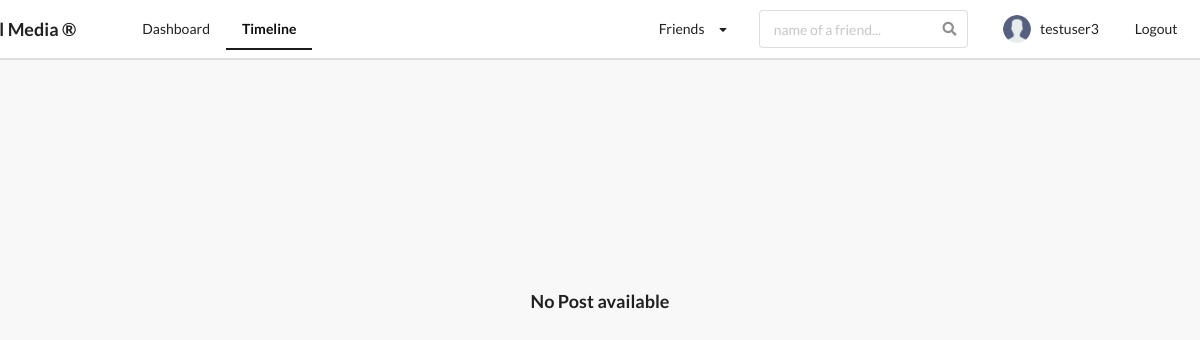
The page /profiles/timeline/ (signed in) on the database as committed earlier.
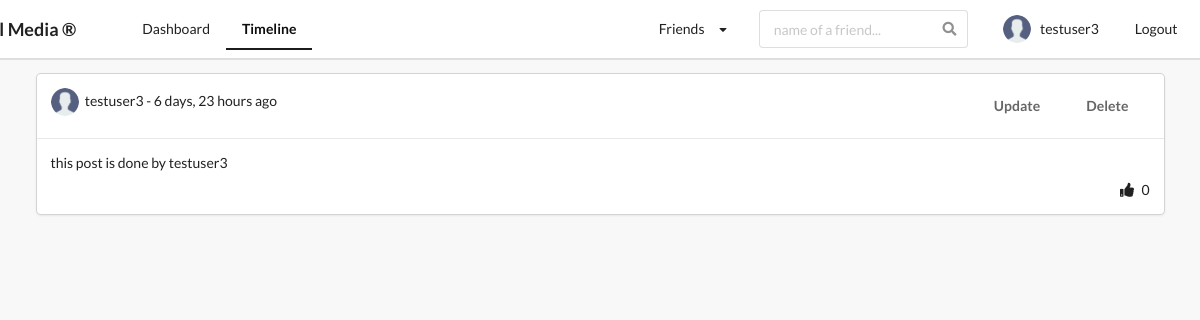
The same page on the database as committed later.
### posts/models.py (models this page shows, shortened)
class Post(models.Model):
    content = models.TextField()
    image = models.ImageField(upload_to='posts/', validators = [FileExtensionValidator(['png','jpg','jpeg'])], blank = True)
    liked = models.ManyToManyField(Profile, blank=True, related_name='likes')
    updated = models.DateTimeField(auto_now=True)
    created = models.DateTimeField(auto_now_add=True)
    author = models.ForeignKey(Profile, on_delete=models.CASCADE, related_name='posts')
    def no_of_likes(self):
        return self.liked.all().count()
    class Meta:
        ordering = ('-created',)    #newer post will be at the top and older post will be at bottom

### profiles/models.py (models this page shows, shortened)
class Profile(models.Model):
    first_name = models.CharField(max_length = 200, blank = True)
    last_name = models.CharField(max_length = 200, blank = True)
    user = models.OneToOneField(settings.AUTH_USER_MODEL,on_delete=models.CASCADE)
    bio = models.TextField(default = "no bio", max_length=300, blank = True)
    email = models.EmailField(max_length = 200,blank = True)
    country = models.CharField(choices = COUNTRY_CHOICES, max_length = 100,blank = True)
    avatar = models.ImageField(default = "avatar.png", upload_to = 'avatars/')
    friends = models.ManyToManyField(settings.AUTH_USER_MODEL, blank = True, related_name='friends')
    slug = models.SlugField(unique = True, blank = True)
    updated = models.DateTimeField(auto_now=True)
    created =  models.DateTimeField(auto_now_add=True)
    objects = ProfileManager()
    __initial_first_name = None
    __initial_last_name = None
    def __init__(self,*args, **kwargs):
        super().__init__(*args, **kwargs)
        self.__initial_first_name = self.first_name
        self.__initial_last_name = self.last_name
    def get_friends_no(self):
        return self.friends.all().count()

### profiles/views.py (the view)
# urls.py: path('timeline/', get_users_posts, name="users_posts"),
@login_required
def get_users_posts(request, *args, **kwargs):
    profile = Profile.objects.get(user=request.user)
    users_posts = Post.objects.filter(author = profile)
    is_empty = False
    if len(users_posts) == 0:
        is_empty = True
    context = {
        'posts':users_posts,
        'is_empty':is_empty,
    }
    return render(request, 'profiles/timeline.html', context)

### profiles/context_processors.py (called while the page is built)
def profile_dp(request):
    if request.user.is_authenticated:
        profile_obj = Profile.objects.get(user=request.user)
        pic = profile_obj.avatar
        return {'picture':pic}
    return {}

def invitation_received_no(request):
    if request.user.is_authenticated:
        profile_obj = Profile.objects.get(user=request.user)
        qs_count = Relationship.objects.invitations_received(profile_obj).count()
        return {'invites_no':qs_count}
    return {}

def friends_no(request):
    if request.user.is_authenticated:
        profile_obj = Profile.objects.get(user=request.user)
        count = profile_obj.get_friends_no()
        return {'friend_count':count}
    return {}

### profiles/models.py (called while the page is built)
    def invitations_received(self,receiver):
        qs = Relationship.objects.filter(receiver=receiver, status='send')
        return qs

### profiles/templates/profiles/timeline.html (shortened to what this page needs)
{% extends 'base.html' %}
{% block content %}
{% if is_empty %}
<div style="margin-top:230px;" align="center">
    <h3>No Post available</h3>
</div>
{% else %}
{% for post in posts %}
<div class="ui fluid card">
    <div class="content">
        <div class="right floated meta">
            <div class="ui grid">
                <div class="row">
                    {% ifequal request.user post.author.user %}
                    <a href="{% url 'posts:post_update' post.pk %}"><button class="ui button"
                            style="background-color: transparent !important;">Update</button></a>
                    <a href="{% url 'posts:post_delete' post.pk %}"><button class="ui button"
                            style="background-color: transparent !important;">Delete</button></a>
                    {% endifequal %}
                </div>
            </div>
        </div>
        <img class="ui avatar image" src={{post.author.avatar.url}}>
        {{ post.author.user }} - {{ post.created|timesince}} ago
    </div>
    <div class="content">
        <p> {{ post.content }} </p>
        <div class="right floated">
            <form action="{% url 'posts:like_post_view' %}" method="POST">
                {% if profile not in post.liked.all %}
                <i class="thumbs up icon"></i>
                <span> {{post.no_of_likes}}</span>
                {% else %}
                <i class="thumbs down icon"></i>
                <span> {{post.no_of_likes}}</span>
                {% endif %}
            </form>
        </div>
    </div>
</div>
{% endfor %}
{% endif %}
{% endblock content %}

Rows that differ between the two databases and show on the page:
added Post: author.avatar (placeholder picture), author.user "testuser3", created "6 days, 23 hours", content "this post is done by testuser3", no_of_likes "0"
Other text that changed with them:
text no longer shown: "No Post available"
